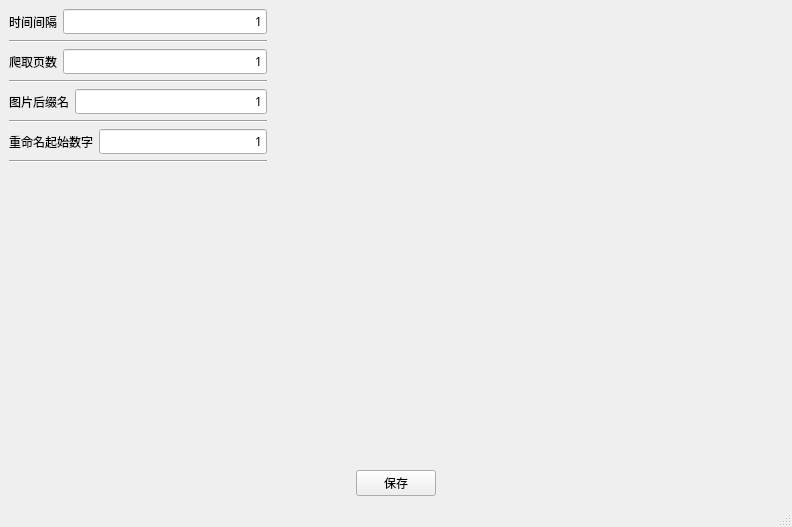
<?xml version="1.0" encoding="UTF-8"?>
<ui version="4.0">
 <class>MainWindow</class>
 <widget class="QMainWindow" name="MainWindow">
  <property name="geometry">
   <rect>
    <x>0</x>
    <y>0</y>
    <width>792</width>
    <height>527</height>
   </rect>
  </property>
  <property name="font">
   <font>
    <family>微软雅黑</family>
    <pointsize>9</pointsize>
   </font>
  </property>
  <property name="windowTitle">
   <string>MainWindow</string>
  </property>
  <widget class="QWidget" name="centralwidget">
   <property name="font">
    <font>
     <family>微软雅黑</family>
     <pointsize>9</pointsize>
    </font>
   </property>
   <layout class="QVBoxLayout" name="verticalLayout_2">
    <item>
     <layout class="QGridLayout" name="gridLayout" columnstretch="1,2">
      <item row="0" column="1">
       <spacer name="horizontalSpacer_5">
        <property name="orientation">
         <enum>Qt::Horizontal</enum>
        </property>
        <property name="sizeHint" stdset="0">
         <size>
          <width>40</width>
          <height>20</height>
         </size>
        </property>
       </spacer>
      </item>
      <item row="3" column="0">
       <widget class="Line" name="line_2">
        <property name="orientation">
         <enum>Qt::Horizontal</enum>
        </property>
       </widget>
      </item>
      <item row="5" column="0">
       <widget class="Line" name="line_3">
        <property name="orientation">
         <enum>Qt::Horizontal</enum>
        </property>
       </widget>
      </item>
      <item row="4" column="0">
       <layout class="QHBoxLayout" name="horizontalLayout_5">
        <item>
         <widget class="QLabel" name="label_suffix">
          <property name="text">
           <string>图片后缀名</string>
          </property>
         </widget>
        </item>
        <item>
         <widget class="QLineEdit" name="lineEdit_suffix">
          <property name="text">
           <string>1</string>
          </property>
          <property name="alignment">
           <set>Qt::AlignRight|Qt::AlignTrailing|Qt::AlignVCenter</set>
          </property>
         </widget>
        </item>
       </layout>
      </item>
      <item row="6" column="0">
       <layout class="QHBoxLayout" name="horizontalLayout_9">
        <item>
         <widget class="QLabel" name="label_startnum">
          <property name="text">
           <string>重命名起始数字</string>
          </property>
         </widget>
        </item>
        <item>
         <widget class="QLineEdit" name="lineEdit_startnum">
          <property name="text">
           <string>1</string>
          </property>
          <property name="alignment">
           <set>Qt::AlignRight|Qt::AlignTrailing|Qt::AlignVCenter</set>
          </property>
         </widget>
        </item>
       </layout>
      </item>
      <item row="1" column="0">
       <widget class="Line" name="line">
        <property name="orientation">
         <enum>Qt::Horizontal</enum>
        </property>
       </widget>
      </item>
      <item row="0" column="0">
       <layout class="QHBoxLayout" name="horizontalLayout_3">
        <item>
         <widget class="QLabel" name="label_timestep">
          <property name="text">
           <string>时间间隔</string>
          </property>
         </widget>
        </item>
        <item>
         <widget class="QLineEdit" name="lineEdit_timestep">
          <property name="focusPolicy">
           <enum>Qt::StrongFocus</enum>
          </property>
          <property name="text">
           <string>1</string>
          </property>
          <property name="alignment">
           <set>Qt::AlignRight|Qt::AlignTrailing|Qt::AlignVCenter</set>
          </property>
         </widget>
        </item>
       </layout>
      </item>
      <item row="2" column="0">
       <layout class="QHBoxLayout" name="horizontalLayout_4">
        <item>
         <widget class="QLabel" name="label_pagenum">
          <property name="text">
           <string>爬取页数</string>
          </property>
         </widget>
        </item>
        <item>
         <widget class="QLineEdit" name="lineEdit_pagenum">
          <property name="text">
           <string>1</string>
          </property>
          <property name="alignment">
           <set>Qt::AlignRight|Qt::AlignTrailing|Qt::AlignVCenter</set>
          </property>
         </widget>
        </item>
       </layout>
      </item>
      <item row="7" column="0">
       <widget class="Line" name="line_4">
        <property name="orientation">
         <enum>Qt::Horizontal</enum>
        </property>
       </widget>
      </item>
     </layout>
    </item>
    <item>
     <spacer name="verticalSpacer">
      <property name="orientation">
       <enum>Qt::Vertical</enum>
      </property>
      <property name="sizeHint" stdset="0">
       <size>
        <width>20</width>
        <height>40</height>
       </size>
      </property>
     </spacer>
    </item>
    <item>
     <layout class="QHBoxLayout" name="horizontalLayout_8">
      <item>
       <spacer name="horizontalSpacer_3">
        <property name="orientation">
         <enum>Qt::Horizontal</enum>
        </property>
        <property name="sizeHint" stdset="0">
         <size>
          <width>40</width>
          <height>20</height>
         </size>
        </property>
       </spacer>
      </item>
      <item>
       <widget class="QPushButton" name="pushButton_save">
        <property name="text">
         <string>保存</string>
        </property>
       </widget>
      </item>
      <item>
       <spacer name="horizontalSpacer_4">
        <property name="orientation">
         <enum>Qt::Horizontal</enum>
        </property>
        <property name="sizeHint" stdset="0">
         <size>
          <width>40</width>
          <height>20</height>
         </size>
        </property>
       </spacer>
      </item>
     </layout>
    </item>
   </layout>
  </widget>
  <widget class="QMenuBar" name="menubar">
   <property name="geometry">
    <rect>
     <x>0</x>
     <y>0</y>
     <width>792</width>
     <height>25</height>
    </rect>
   </property>
   <property name="font">
    <font>
     <family>微软雅黑</family>
     <pointsize>9</pointsize>
    </font>
   </property>
  </widget>
  <widget class="QStatusBar" name="statusbar">
   <property name="font">
    <font>
     <family>微软雅黑</family>
     <pointsize>9</pointsize>
    </font>
   </property>
  </widget>
 </widget>
 <resources/>
 <connections/>
</ui>
